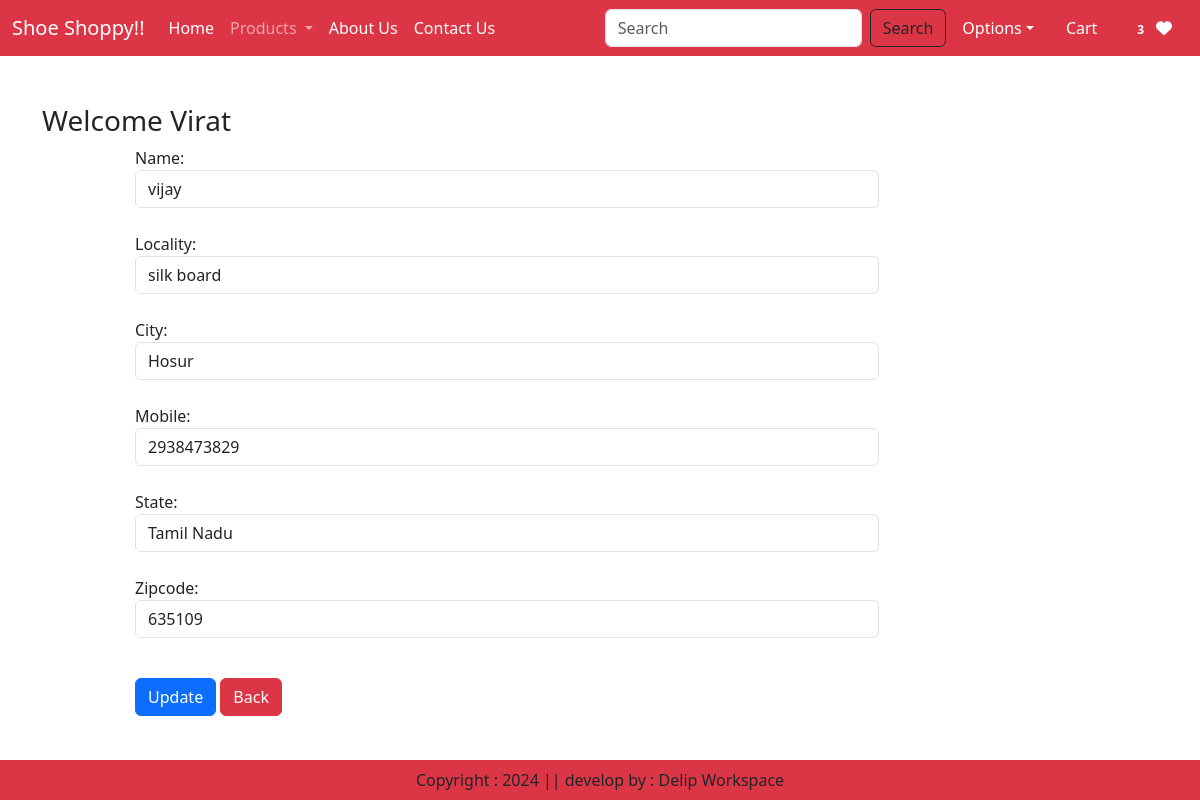
The page /updateAddress/1 (signed in) on the database its author committed.
### app/models.py (models this page shows, shortened)
class Customer(models.Model):
    user = models.ForeignKey(User,on_delete=models.CASCADE)
    name = models.CharField(max_length=200)
    locality = models.CharField(max_length=200)
    city = models.CharField(max_length=50)
    mobile = models.IntegerField(default=0)
    zipcode = models.IntegerField()
    state = models.CharField(choices=STATE_CHOICES, max_length=100)

### app/views.py (the view, shortened to what this page needs)
# urls.py: path('updateAddress/<int:pk>', views.UpdateAddress.as_view(), name='updateAddress'),
@method_decorator(login_required,name='dispatch')
class UpdateAddress(View):
    def get(self,request, pk):
        add = Customer.objects.get(pk=pk)
        form=CustomerProfileForm(instance=add)
        totalitem = 0
        wishitem=0
        if request.user.is_authenticated:
            totalitem = len(Cart.objects.filter(user=request.user))
            wishitem = len(Wishlist.objects.filter(user=request.user))
        return render(request, 'app/UpdateAddress.html', locals())

### app/forms.py
class CustomerProfileForm(forms.ModelForm):
    class Meta:
        model = Customer
        fields=['name','locality','city','mobile','state','zipcode']
        widgets={
            'name': forms.TextInput(attrs={'class':'form-control'}),
            'locality':forms.TextInput(attrs={'class':'form-control'}),
            'city':forms.TextInput(attrs={'class':'form-control'}),
            'mobile':forms.NumberInput(attrs={'class':'form-control'}),
            'state':forms.Select(attrs={'class':'form-control'}),
            'zipcode':forms.NumberInput(attrs={'class':'form-control'}),
        }

### app/templates/app/updateAddress.html (shortened to what this page needs)
{% extends 'app/base.html' %}
{% load static %}
{% block main-content %}
<div class="container my-5">
    <div class="row">
        <h3>Welcome <span class="text-capitalize">{{request.user}}</span></h3>
    </div>
    <div class="col-sm-8 offset-sm-1">
        <form action="" method="post">
            {% for fm in form %}
            {{fm.label_tag}}{{fm}} <br>
            {% endfor %}
            <div class="col-12 mt-3">
                <button type="submit" class="btn btn-primary">Update</button>
                <a href="{% url 'address' %}" type="button" class="btn btn-danger">Back</a>
            </div>
        </form>
    </div>
</div>
{% endblock main-content %}

### rows shown on the page
Customer: form "vijay" "silk board" "Hosur" "2938473829" "Tamil Nadu" "635109"

### other values the page prints
{{ wishitem }} "3"
{{ request.user }} "Virat"
{{ fm.label_tag }} "Name:" "Locality:" "City:" "Mobile:" "State:" "Zipcode:"
